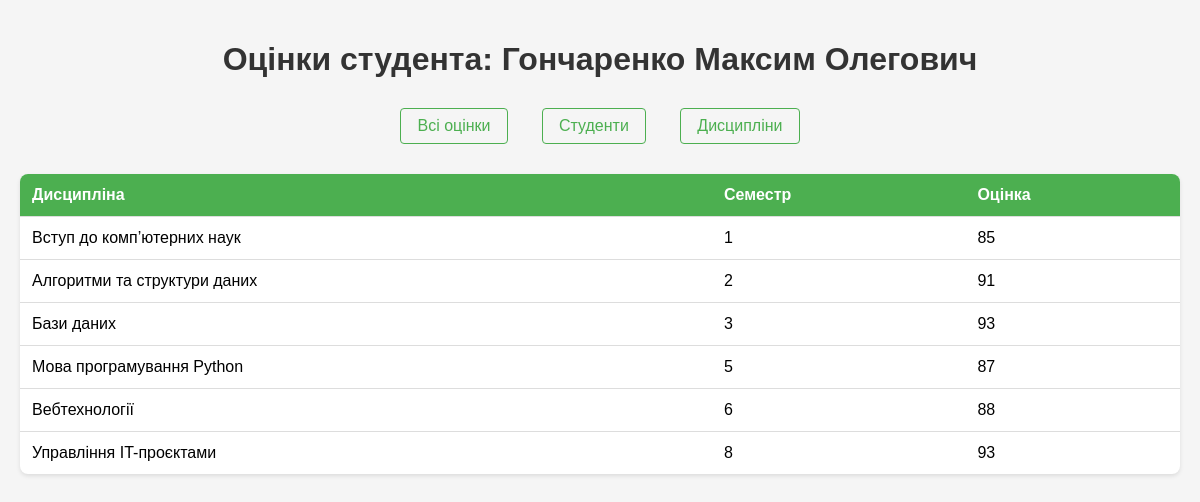
The app's page /student/1 (signed in) with its own data.
### tables this page shows
CREATE TABLE "student" (
	"id"	INTEGER NOT NULL,
	"name"	TEXT NOT NULL,
	PRIMARY KEY("id" AUTOINCREMENT)
);

CREATE TABLE "points" (
	"id"	INTEGER NOT NULL,
	"id_course"	INTEGER NOT NULL,
	"id_student"	INTEGER NOT NULL,
	"value"	INTEGER,
	PRIMARY KEY("id" AUTOINCREMENT),
	FOREIGN KEY("id_course") REFERENCES "course"("id"),
	FOREIGN KEY("id_student") REFERENCES "student"("id")
);

CREATE TABLE "course" (
	"id"	INTEGER NOT NULL,
	"title"	TEXT NOT NULL,
	"semester"	INTEGER NOT NULL,
	PRIMARY KEY("id" AUTOINCREMENT)
);

### simple_flask_app.py (the view)
@app.route("/student/<int:student_id>")
def student_grades(student_id):
    if not is_authenticated(): return redirect(url_for("login"))
    conn = get_db_connection()
    student = conn.execute("SELECT name FROM student WHERE id = ?", (student_id,)).fetchone()
    grades = conn.execute('''
        SELECT c.title as course, c.semester, p.value
        FROM points p
        JOIN course c ON p.id_course = c.id
        WHERE p.id_student = ?
    ''', (student_id,)).fetchall()
    conn.close()
    return render_template("student_grades.html", student_name=student["name"], grades=grades)

### simple_flask_app.py (called while the page is built)
def get_db_connection():
    conn = sqlite3.connect(DB_NAME)
    conn.row_factory = sqlite3.Row
    return conn

def is_authenticated():
    session_id = request.cookies.get("session_id")
    return session_id in SESSION_STORAGE

@app.after_request
def apply_csp(response):
    response.headers["Content-Security-Policy"] = "script-src 'self'"
    return response

### templates/student_grades.html (shortened to what this page needs)
<!DOCTYPE html>
<html lang="uk">
<head>
</head>
<body>
    <h1>Оцінки студента: {{ student_name }}</h1>
    <div class="nav-links">
        <a href="{{ url_for('points') }}">Всі оцінки</a>
        <a href="{{ url_for('students') }}">Студенти</a>
        <a href="{{ url_for('courses') }}">Дисципліни</a>
    </div>
    {% if grades %}
    <table>
        <thead>
            <tr>
                <th>Дисципліна</th>
                <th>Семестр</th>
                <th>Оцінка</th>
            </tr>
        </thead>
        <tbody>
            {% for grade in grades %}
            <tr>
                <td>{{ grade[0] }}</td>
                <td>{{ grade[1] }}</td>
                <td>{{ grade[2] if grade[2] is not none else '-' }}</td>
            </tr>
            {% endfor %}
        </tbody>
    </table>
    {% else %}
    <div class="no-data">
        <p>У студента {{ student_name }} поки що немає оцінок.</p>
    </div>
    {% endif %}
</body>
</html>

### templates/student_grades.html (style rules this page uses)
body { font-family: Arial, sans-serif; max-width: 1200px; margin: 0 auto; padding: 20px; background-color: #f5f5f5; }
h1 { color: #333; text-align: center; margin-bottom: 30px; }
.nav-links { text-align: center; margin-bottom: 30px; }
.nav-links a { color: #4CAF50; text-decoration: none; margin: 0 15px; padding: 8px 16px; border: 1px solid #4CAF50; border-radius: 4px; display: inline-block; }
table { width: 100%; border-collapse: collapse; background-color: white; box-shadow: 0 2px 4px rgba(0,0,0,0.1); border-radius: 8px; overflow: hidden; }
th, td { padding: 12px; text-align: left; border-bottom: 1px solid #ddd; }
th { background-color: #4CAF50; color: white; font-weight: bold; }
tr:last-child td { border-bottom: none; }

### records on screen
student: name "Гончаренко Максим Олегович"
points: title "Вступ до комп’ютерних наук", semester "1", value "85"
points: title "Алгоритми та структури даних", semester "2", value "91"
points: title "Бази даних", semester "3", value "93"
points: title "Мова програмування Python", semester "5", value "87"
points: title "Вебтехнології", semester "6", value "88"
points: title "Управління IT-проєктами", semester "8", value "93"
